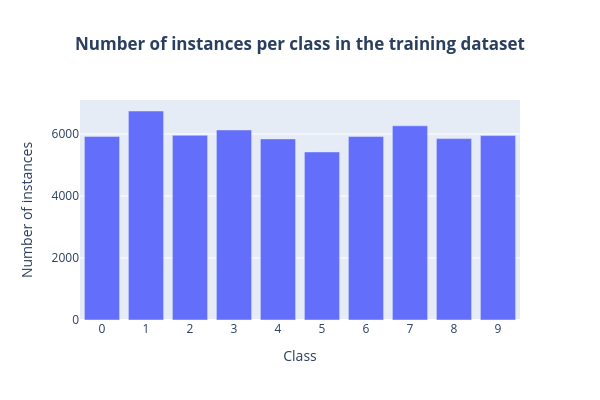
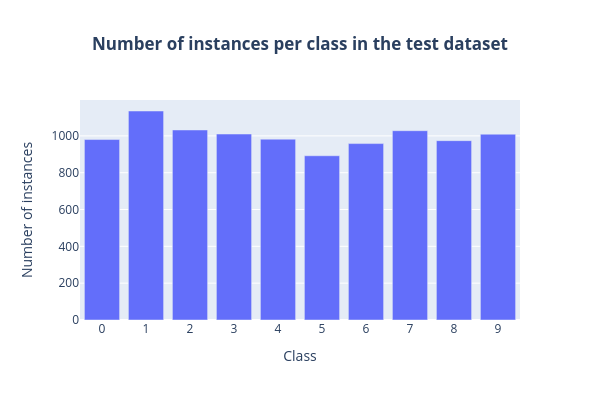

The cell these charts' notebook holds for them, in order:
### Code cell
# Dataset balancing analysis
from tensorflow.keras.utils import to_categorical
import plotly.express as px

yy = to_categorical(y)
yyt = to_categorical(yt)
sum_along_columns1 = np.sum(yy, axis = 0)
print(sum_along_columns1)
sum_along_columns2 = np.sum(yyt, axis = 0)
print(sum_along_columns2)
fig1 = px.bar(x=range(10),y=sum_along_columns1, width=600, height=400,
              labels=dict(x="Class", y="Number of instances"), title="<b>Number of instances per class in the training dataset</b>")
fig1.update_layout(xaxis = dict(tickmode = 'linear', dtick = 1), title_x=0.5)
fig1.show()
fig2 = px.bar(x=range(10),y=sum_along_columns2, width=600, height=400,
              labels=dict(x="Class", y="Number of instances"), title="<b>Number of instances per class in the test dataset</b>")
fig2.update_layout(xaxis = dict(tickmode = 'linear', dtick = 1), title_x=0.5)
fig2.show()

### Figure 1 — Plotly figure (JSON) as saved in the notebook; plotly's stock layout.template omitted (floating-point values rounded to 4 significant figures)
{"data": [{"hovertemplate": "Class=%{x}<br>Number of instances=%{y}<extra></extra>", "legendgroup": "", "marker": {"color": "#636efa", "pattern": {"shape": ""}}, "name": "", "orientation": "v", "showlegend": false, "textposition": "auto", "type": "bar", "x": [0, 1, 2, 3, 4, 5, 6, 7, 8, 9], "xaxis": "x", "y": [5923.0, 6742.0, 5958.0, 6131.0, 5842.0, 5421.0, 5918.0, 6265.0, 5851.0, 5949.0], "yaxis": "y"}], "layout": {"barmode": "relative", "height": 400, "legend": {"tracegroupgap": 0}, "title": {"text": "<b>Number of instances per class in the training dataset</b>", "x": 0.5}, "width": 600, "xaxis": {"anchor": "y", "domain": [0, 1], "dtick": 1, "tickmode": "linear", "title": {"text": "Class"}}, "yaxis": {"anchor": "x", "domain": [0, 1], "title": {"text": "Number of instances"}}}}

### Figure 2 — Plotly figure (JSON) as saved in the notebook; plotly's stock layout.template omitted (floating-point values rounded to 4 significant figures)
{"data": [{"hovertemplate": "Class=%{x}<br>Number of instances=%{y}<extra></extra>", "legendgroup": "", "marker": {"color": "#636efa", "pattern": {"shape": ""}}, "name": "", "orientation": "v", "showlegend": false, "textposition": "auto", "type": "bar", "x": [0, 1, 2, 3, 4, 5, 6, 7, 8, 9], "xaxis": "x", "y": [980.0, 1135.0, 1032.0, 1010.0, 982.0, 892.0, 958.0, 1028.0, 974.0, 1009.0], "yaxis": "y"}], "layout": {"barmode": "relative", "height": 400, "legend": {"tracegroupgap": 0}, "title": {"text": "<b>Number of instances per class in the test dataset</b>", "x": 0.5}, "width": 600, "xaxis": {"anchor": "y", "domain": [0, 1], "dtick": 1, "tickmode": "linear", "title": {"text": "Class"}}, "yaxis": {"anchor": "x", "domain": [0, 1], "title": {"text": "Number of instances"}}}}
